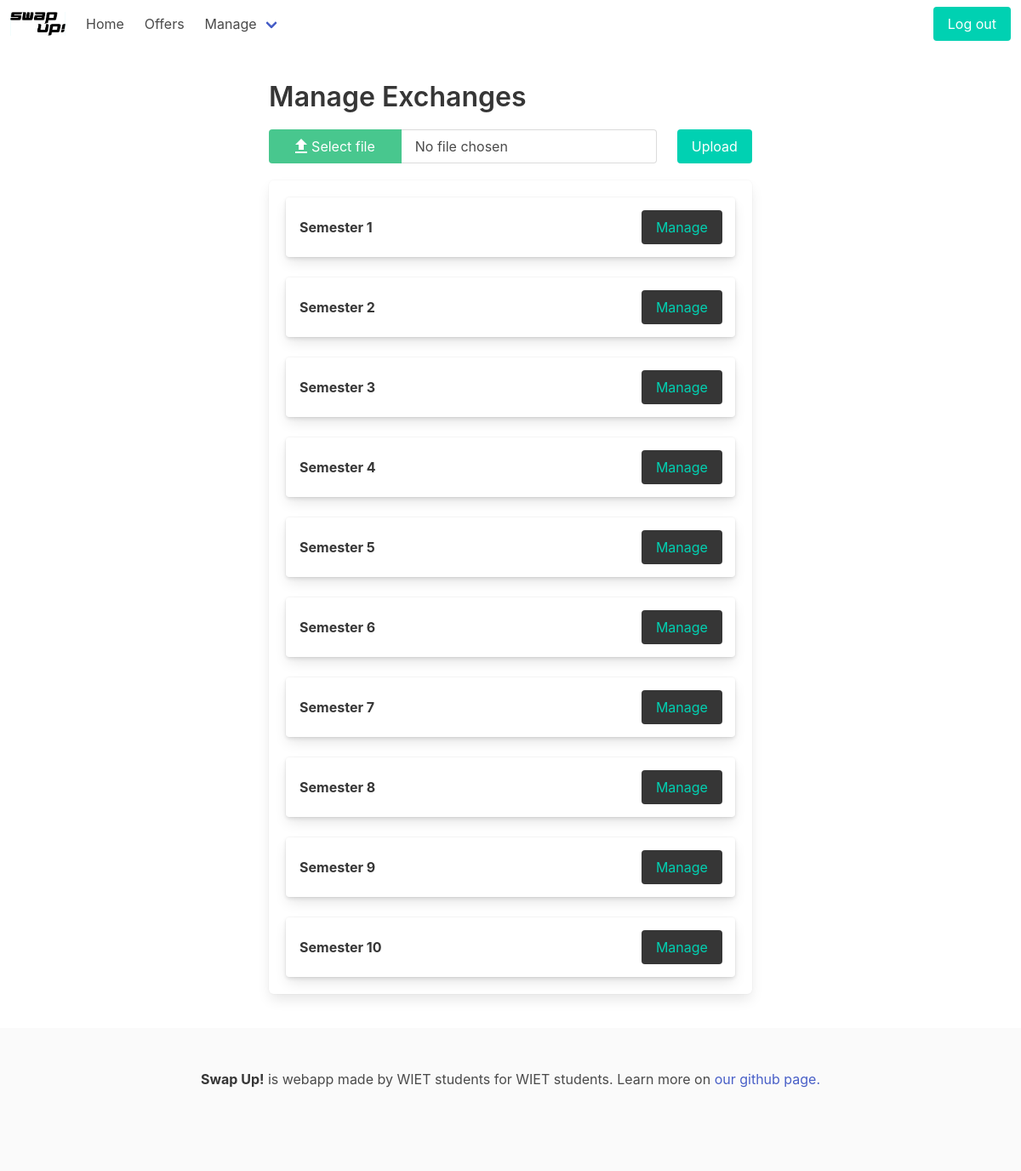
Screenshot of /exchange/manage/ (signed in) with the database file from the repository.
### exchange/models.py (models this page shows, shortened)
class Exchange(models.Model):
    creation_time = models.DateTimeField(auto_now_add=True, null=True)
    modification_time = models.DateTimeField(auto_now=True, null=True)
    end_time = models.DateTimeField(null=True)
    name = models.CharField(max_length=30, null=True)
    semester = models.IntegerField(choices=Semester.choices, null=True)

### exchange/views.py (the view)
# urls.py: path('manage/', views.manage, name='manage'),
@login_required
def manage(request):
    if request.user.is_superuser:
        db_exchanges = Exchange.objects.all()
        exchanges = []
        for exchange in db_exchanges:
            exchange_dict = {
                "name": exchange.name,
                "id": exchange.semester
            }
            exchanges.append(exchange_dict)
        if request.method == 'POST' and request.FILES['myfile']:
            myfile = request.FILES['myfile']
            import_schedule_for_year(request.FILES['myfile'])
            return render(request, 'exchange/manage.html', {'exchanges': exchanges})
        return render(request, 'exchange/manage.html', {'exchanges': exchanges})
    else:
        return render(request, 'base.html')

### exchange/templates/exchange/manage.html (shortened to what this page needs)
{% extends 'base.html' %}
{% block content %}
<div class="container is-max-desktop">
    <div style="padding-top: 20px; padding-bottom: 20px;">
        <h1 class="title is-3 is-spaced">Manage Exchanges</h1>
    </div>
    <form method="post" enctype="multipart/form-data" style="padding-bottom: 20px;">
        <div class="columns">
            <div id="file-js-example" class="column file has-name is-success is-fullwidth">
                <label class="file-label">
                    <span style="padding-left: 25px; padding-right: 30px;" class="file-cta">
                        <span class="material-icons">
                        </span>
                        <span class="file-label">
                            Select file
                        </span>
                    </span>
                    <span style="width: 300px" class="file-name">
                        No file chosen
                    </span>
                </label>
            </div>
            <div class="column">
                <button style="margin: auto;" class=" button is-primary" type="submit" name="submit" value="submit">Upload</button>
            </div>
        </div>
    </form>
    <section class="box" style="margin-bottom: 40px;">
        {% for exchange in exchanges %}
        <div class="card block ">
            <header class="card-header">
                <p class="card-header-title">
                    {{exchange.name}}
                </p>
                <a class="button is-dark has-text-primary" style=" margin: 15px;"
                   href="/exchange/manage/{{exchange.id}}">
                    Manage
                </a>
            </header>
        </div>
        {% endfor %}
    </section>
</div>
{% endblock %}

### rows the page displays
Exchange: name "Semester 1"
Exchange: name "Semester 2"
Exchange: name "Semester 3"
Exchange: name "Semester 4"
Exchange: name "Semester 5"
Exchange: name "Semester 6"
Exchange: name "Semester 7"
Exchange: name "Semester 8"
Exchange: name "Semester 9"
Exchange: name "Semester 10"
